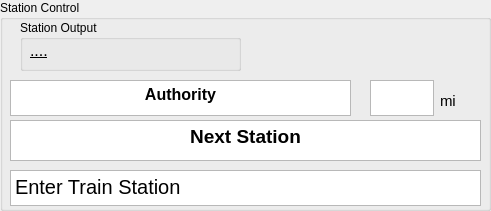
     <widget class="QGroupBox" name="tb_station_control_box">
      <property name="enabled">
       <bool>true</bool>
      </property>
      <property name="geometry">
       <rect>
        <x>490</x>
        <y>360</y>
        <width>491</width>
        <height>211</height>
       </rect>
      </property>
      <property name="title">
       <string>Station Control</string>
      </property>
      <widget class="QTextBrowser" name="tb_authority_txt">
       <property name="enabled">
        <bool>true</bool>
       </property>
       <property name="geometry">
        <rect>
         <x>10</x>
         <y>80</y>
         <width>341</width>
         <height>36</height>
        </rect>
       </property>
       <property name="verticalScrollBarPolicy">
        <enum>Qt::ScrollBarAlwaysOff</enum>
       </property>
       <property name="horizontalScrollBarPolicy">
        <enum>Qt::ScrollBarAlwaysOff</enum>
       </property>
       <property name="html">
        <string>&lt;!DOCTYPE HTML PUBLIC &quot;-//W3C//DTD HTML 4.0//EN&quot; &quot;http://www.w3.org/TR/REC-html40/strict.dtd&quot;&gt;
&lt;html&gt;&lt;head&gt;&lt;meta name=&quot;qrichtext&quot; content=&quot;1&quot; /&gt;&lt;style type=&quot;text/css&quot;&gt;
p, li { white-space: pre-wrap; }
&lt;/style&gt;&lt;/head&gt;&lt;body style=&quot; font-family:'MS Shell Dlg 2'; font-size:10pt; font-weight:400; font-style:normal;&quot;&gt;
&lt;p align=&quot;center&quot; style=&quot; margin-top:0px; margin-bottom:0px; margin-left:0px; margin-right:0px; -qt-block-indent:0; text-indent:0px;&quot;&gt;&lt;span style=&quot; font-family:'Segoe UI'; font-size:12pt; font-weight:696;&quot;&gt;Authority&lt;/span&gt;&lt;/p&gt;&lt;/body&gt;&lt;/html&gt;</string>
       </property>
      </widget>
      <widget class="QLabel" name="tb_ft_txt_2">
       <property name="enabled">
        <bool>true</bool>
       </property>
       <property name="geometry">
        <rect>
         <x>440</x>
         <y>90</y>
         <width>31</width>
         <height>21</height>
        </rect>
       </property>
       <property name="font">
        <font>
         <pointsize>11</pointsize>
        </font>
       </property>
       <property name="text">
        <string>mi</string>
       </property>
      </widget>
      <widget class="QPlainTextEdit" name="tb_authority_display">
       <property name="enabled">
        <bool>true</bool>
       </property>
       <property name="geometry">
        <rect>
         <x>370</x>
         <y>80</y>
         <width>64</width>
         <height>36</height>
        </rect>
       </property>
       <property name="font">
        <font>
         <pointsize>15</pointsize>
        </font>
       </property>
       <property name="verticalScrollBarPolicy">
        <enum>Qt::ScrollBarAlwaysOff</enum>
       </property>
       <property name="horizontalScrollBarPolicy">
        <enum>Qt::ScrollBarAlwaysOff</enum>
       </property>
       <property name="plainText">
        <string/>
       </property>
      </widget>
      <widget class="QTextBrowser" name="tb_station_txt">
       <property name="enabled">
        <bool>true</bool>
       </property>
       <property name="geometry">
        <rect>
         <x>10</x>
         <y>120</y>
         <width>471</width>
         <height>41</height>
        </rect>
       </property>
       <property name="verticalScrollBarPolicy">
        <enum>Qt::ScrollBarAlwaysOff</enum>
       </property>
       <property name="horizontalScrollBarPolicy">
        <enum>Qt::ScrollBarAlwaysOff</enum>
       </property>
       <property name="html">
        <string>&lt;!DOCTYPE HTML PUBLIC &quot;-//W3C//DTD HTML 4.0//EN&quot; &quot;http://www.w3.org/TR/REC-html40/strict.dtd&quot;&gt;
&lt;html&gt;&lt;head&gt;&lt;meta name=&quot;qrichtext&quot; content=&quot;1&quot; /&gt;&lt;style type=&quot;text/css&quot;&gt;
p, li { white-space: pre-wrap; }
&lt;/style&gt;&lt;/head&gt;&lt;body style=&quot; font-family:'MS Shell Dlg 2'; font-size:10pt; font-weight:400; font-style:normal;&quot;&gt;
&lt;p align=&quot;center&quot; style=&quot; margin-top:0px; margin-bottom:0px; margin-left:0px; margin-right:0px; -qt-block-indent:0; text-indent:0px;&quot;&gt;&lt;span style=&quot; font-family:'Segoe UI'; font-size:14pt; font-weight:696;&quot;&gt;Next Station&lt;/span&gt;&lt;/p&gt;&lt;/body&gt;&lt;/html&gt;</string>
       </property>
      </widget>
      <widget class="QPlainTextEdit" name="tb_station_display">
       <property name="enabled">
        <bool>true</bool>
       </property>
       <property name="geometry">
        <rect>
         <x>10</x>
         <y>170</y>
         <width>471</width>
         <height>36</height>
        </rect>
       </property>
       <property name="font">
        <font>
         <pointsize>15</pointsize>
        </font>
       </property>
       <property name="midLineWidth">
        <number>0</number>
       </property>
       <property name="verticalScrollBarPolicy">
        <enum>Qt::ScrollBarAlwaysOff</enum>
       </property>
       <property name="horizontalScrollBarPolicy">
        <enum>Qt::ScrollBarAlwaysOff</enum>
       </property>
       <property name="plainText">
        <string>Enter Train Station </string>
       </property>
      </widget>
      <widget class="QGroupBox" name="tb_stop_box">
       <property name="geometry">
        <rect>
         <x>20</x>
         <y>20</y>
         <width>221</width>
         <height>51</height>
        </rect>
       </property>
       <property name="title">
        <string>Station Output</string>
       </property>
       <widget class="QLabel" name="tb_stop_display">
        <property name="geometry">
         <rect>
          <x>10</x>
          <y>20</y>
          <width>171</width>
          <height>21</height>
         </rect>
        </property>
        <property name="font">
         <font>
          <pointsize>12</pointsize>
          <underline>true</underline>
         </font>
        </property>
        <property name="styleSheet">
         <string notr="true"/>
        </property>
        <property name="text">
         <string>....</string>
        </property>
       </widget>
      </widget>
     </widget>
